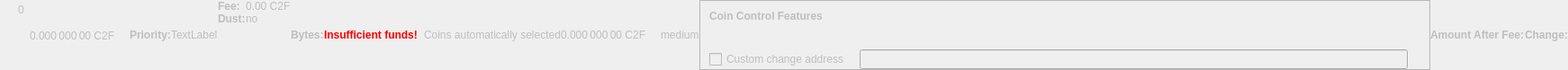
    <widget class="QWidget" name="dummyHideWidget" native="true">
     <property name="enabled">
      <bool>false</bool>
     </property>
     <property name="maximumSize">
      <size>
       <width>100</width>
       <height>22</height>
      </size>
     </property>
     <layout class="QHBoxLayout" name="dummyHideLayout">
      <property name="spacing">
       <number>0</number>
      </property>
      <property name="leftMargin">
       <number>0</number>
      </property>
      <property name="topMargin">
       <number>0</number>
      </property>
      <property name="rightMargin">
       <number>0</number>
      </property>
      <property name="bottomMargin">
       <number>0</number>
      </property>
      <item>
       <layout class="QFormLayout" name="formLayoutCoinControl1">
        <property name="horizontalSpacing">
         <number>10</number>
        </property>
        <property name="verticalSpacing">
         <number>14</number>
        </property>
        <property name="leftMargin">
         <number>10</number>
        </property>
        <property name="topMargin">
         <number>4</number>
        </property>
        <property name="rightMargin">
         <number>6</number>
        </property>
        <item row="0" column="1">
         <widget class="QLabel" name="labelCoinControlBytes">
          <property name="cursor">
           <cursorShape>IBeamCursor</cursorShape>
          </property>
          <property name="contextMenuPolicy">
           <enum>Qt::ActionsContextMenu</enum>
          </property>
          <property name="text">
           <string notr="true">0</string>
          </property>
          <property name="textInteractionFlags">
           <set>Qt::LinksAccessibleByMouse|Qt::TextSelectableByKeyboard|Qt::TextSelectableByMouse</set>
          </property>
         </widget>
        </item>
       </layout>
      </item>
      <item>
       <widget class="QLabel" name="labelCoinControlAfterFee">
        <property name="enabled">
         <bool>false</bool>
        </property>
        <property name="sizePolicy">
         <sizepolicy hsizetype="Fixed" vsizetype="Fixed">
          <horstretch>0</horstretch>
          <verstretch>0</verstretch>
         </sizepolicy>
        </property>
        <property name="minimumSize">
         <size>
          <width>111</width>
          <height>12</height>
         </size>
        </property>
        <property name="maximumSize">
         <size>
          <width>111</width>
          <height>12</height>
         </size>
        </property>
        <property name="cursor">
         <cursorShape>IBeamCursor</cursorShape>
        </property>
        <property name="contextMenuPolicy">
         <enum>Qt::ActionsContextMenu</enum>
        </property>
        <property name="text">
         <string notr="true">0.000 000 00 C2F</string>
        </property>
        <property name="textInteractionFlags">
         <set>Qt::LinksAccessibleByMouse|Qt::TextSelectableByKeyboard|Qt::TextSelectableByMouse</set>
        </property>
       </widget>
      </item>
      <item>
       <widget class="QLabel" name="labelCoinControlPriorityText">
        <property name="enabled">
         <bool>false</bool>
        </property>
        <property name="font">
         <font>
          <weight>75</weight>
          <bold>true</bold>
         </font>
        </property>
        <property name="text">
         <string>Priority:</string>
        </property>
       </widget>
      </item>
      <item>
       <layout class="QHBoxLayout" name="horizontalLayout">
        <item>
         <widget class="QLabel" name="WarningLabel">
          <property name="text">
           <string>TextLabel</string>
          </property>
         </widget>
        </item>
       </layout>
      </item>
      <item>
       <layout class="QFormLayout" name="formLayoutCoinControl3">
        <property name="horizontalSpacing">
         <number>0</number>
        </property>
        <property name="verticalSpacing">
         <number>0</number>
        </property>
        <property name="leftMargin">
         <number>0</number>
        </property>
        <property name="topMargin">
         <number>0</number>
        </property>
        <property name="rightMargin">
         <number>0</number>
        </property>
        <item row="0" column="0">
         <widget class="QLabel" name="labelCoinControlFeeText">
          <property name="enabled">
           <bool>false</bool>
          </property>
          <property name="font">
           <font>
            <weight>75</weight>
            <bold>true</bold>
           </font>
          </property>
          <property name="text">
           <string>Fee:</string>
          </property>
          <property name="margin">
           <number>0</number>
          </property>
         </widget>
        </item>
        <item row="0" column="1">
         <widget class="QLabel" name="labelCoinControlFee">
          <property name="enabled">
           <bool>false</bool>
          </property>
          <property name="cursor">
           <cursorShape>IBeamCursor</cursorShape>
          </property>
          <property name="contextMenuPolicy">
           <enum>Qt::ActionsContextMenu</enum>
          </property>
          <property name="text">
           <string notr="true">0.00 C2F</string>
          </property>
          <property name="textInteractionFlags">
           <set>Qt::LinksAccessibleByMouse|Qt::TextSelectableByKeyboard|Qt::TextSelectableByMouse</set>
          </property>
         </widget>
        </item>
        <item row="1" column="0">
         <widget class="QLabel" name="labelCoinControlLowOutputText">
          <property name="enabled">
           <bool>false</bool>
          </property>
          <property name="font">
           <font>
            <weight>75</weight>
            <bold>true</bold>
           </font>
          </property>
          <property name="text">
           <string>Dust:</string>
          </property>
         </widget>
        </item>
        <item row="1" column="1">
         <widget class="QLabel" name="labelCoinControlLowOutput">
          <property name="enabled">
           <bool>false</bool>
          </property>
          <property name="cursor">
           <cursorShape>IBeamCursor</cursorShape>
          </property>
          <property name="contextMenuPolicy">
           <enum>Qt::ActionsContextMenu</enum>
          </property>
          <property name="text">
           <string>no</string>
          </property>
          <property name="textInteractionFlags">
           <set>Qt::LinksAccessibleByMouse|Qt::TextSelectableByKeyboard|Qt::TextSelectableByMouse</set>
          </property>
         </widget>
        </item>
       </layout>
      </item>
      <item>
       <widget class="QLabel" name="labelCoinControlBytesText">
        <property name="enabled">
         <bool>false</bool>
        </property>
        <property name="font">
         <font>
          <weight>75</weight>
          <bold>true</bold>
         </font>
        </property>
        <property name="text">
         <string>Bytes:</string>
        </property>
       </widget>
      </item>
      <item>
       <layout class="QFormLayout" name="formLayoutCoinControl2">
        <property name="horizontalSpacing">
         <number>0</number>
        </property>
        <property name="verticalSpacing">
         <number>0</number>
        </property>
        <property name="leftMargin">
         <number>0</number>
        </property>
        <property name="topMargin">
         <number>0</number>
        </property>
        <property name="rightMargin">
         <number>0</number>
        </property>
       </layout>
      </item>
      <item>
       <layout class="QHBoxLayout" name="horizontalLayoutCoinControl2">
        <property name="spacing">
         <number>0</number>
        </property>
        <property name="bottomMargin">
         <number>0</number>
        </property>
       </layout>
      </item>
      <item>
       <widget class="QLabel" name="labelCoinControlInsuffFunds">
        <property name="enabled">
         <bool>false</bool>
        </property>
        <property name="minimumSize">
         <size>
          <width>0</width>
          <height>0</height>
         </size>
        </property>
        <property name="font">
         <font>
          <weight>75</weight>
          <bold>true</bold>
         </font>
        </property>
        <property name="styleSheet">
         <string notr="true">color:red;font-weight:bold;</string>
        </property>
        <property name="text">
         <string>Insufficient funds!</string>
        </property>
        <property name="margin">
         <number>5</number>
        </property>
       </widget>
      </item>
      <item>
       <layout class="QFormLayout" name="formLayoutCoinControl4">
        <property name="horizontalSpacing">
         <number>0</number>
        </property>
        <property name="verticalSpacing">
         <number>0</number>
        </property>
        <property name="leftMargin">
         <number>0</number>
        </property>
        <property name="topMargin">
         <number>0</number>
        </property>
        <property name="rightMargin">
         <number>0</number>
        </property>
       </layout>
      </item>
      <item>
       <widget class="QLabel" name="labelCoinControlChangeLabel">
        <property name="enabled">
         <bool>false</bool>
        </property>
        <property name="sizePolicy">
         <sizepolicy hsizetype="Preferred" vsizetype="Expanding">
          <horstretch>0</horstretch>
          <verstretch>0</verstretch>
         </sizepolicy>
        </property>
        <property name="minimumSize">
         <size>
          <width>0</width>
          <height>0</height>
         </size>
        </property>
        <property name="text">
         <string/>
        </property>
        <property name="margin">
         <number>3</number>
        </property>
       </widget>
      </item>
      <item>
       <widget class="QLabel" name="labelCoinControlAutomaticallySelected">
        <property name="enabled">
         <bool>false</bool>
        </property>
        <property name="sizePolicy">
         <sizepolicy hsizetype="Fixed" vsizetype="Fixed">
          <horstretch>0</horstretch>
          <verstretch>0</verstretch>
         </sizepolicy>
        </property>
        <property name="minimumSize">
         <size>
          <width>0</width>
          <height>0</height>
         </size>
        </property>
        <property name="maximumSize">
         <size>
          <width>240</width>
          <height>16777215</height>
         </size>
        </property>
        <property name="text">
         <string>Coins automatically selected</string>
        </property>
        <property name="margin">
         <number>5</number>
        </property>
       </widget>
      </item>
      <item>
       <widget class="QLabel" name="labelCoinControlChange">
        <property name="enabled">
         <bool>false</bool>
        </property>
        <property name="sizePolicy">
         <sizepolicy hsizetype="Fixed" vsizetype="Fixed">
          <horstretch>0</horstretch>
          <verstretch>0</verstretch>
         </sizepolicy>
        </property>
        <property name="minimumSize">
         <size>
          <width>111</width>
          <height>0</height>
         </size>
        </property>
        <property name="maximumSize">
         <size>
          <width>111</width>
          <height>16777215</height>
         </size>
        </property>
        <property name="cursor">
         <cursorShape>IBeamCursor</cursorShape>
        </property>
        <property name="contextMenuPolicy">
         <enum>Qt::ActionsContextMenu</enum>
        </property>
        <property name="text">
         <string notr="true">0.000 000 00 C2F</string>
        </property>
        <property name="textInteractionFlags">
         <set>Qt::LinksAccessibleByMouse|Qt::TextSelectableByKeyboard|Qt::TextSelectableByMouse</set>
        </property>
       </widget>
      </item>
      <item>
       <widget class="QLabel" name="labelCoinControlPriority">
        <property name="enabled">
         <bool>false</bool>
        </property>
        <property name="cursor">
         <cursorShape>IBeamCursor</cursorShape>
        </property>
        <property name="contextMenuPolicy">
         <enum>Qt::ActionsContextMenu</enum>
        </property>
        <property name="text">
         <string>medium</string>
        </property>
        <property name="textInteractionFlags">
         <set>Qt::LinksAccessibleByMouse|Qt::TextSelectableByKeyboard|Qt::TextSelectableByMouse</set>
        </property>
       </widget>
      </item>
      <item>
       <widget class="QFrame" name="frameCoinControl">
        <property name="sizePolicy">
         <sizepolicy hsizetype="Expanding" vsizetype="Expanding">
          <horstretch>0</horstretch>
          <verstretch>0</verstretch>
         </sizepolicy>
        </property>
        <property name="maximumSize">
         <size>
          <width>16777215</width>
          <height>16777215</height>
         </size>
        </property>
        <property name="frameShape">
         <enum>QFrame::StyledPanel</enum>
        </property>
        <property name="frameShadow">
         <enum>QFrame::Sunken</enum>
        </property>
        <layout class="QVBoxLayout" name="verticalLayoutCoinControl2_2">
         <property name="spacing">
          <number>0</number>
         </property>
         <property name="leftMargin">
          <number>0</number>
         </property>
         <property name="topMargin">
          <number>0</number>
         </property>
         <property name="rightMargin">
          <number>0</number>
         </property>
         <property name="bottomMargin">
          <number>0</number>
         </property>
         <item>
          <layout class="QVBoxLayout" name="verticalLayoutCoinControl" stretch="0,0,0,1">
           <property name="spacing">
            <number>0</number>
           </property>
           <property name="leftMargin">
            <number>10</number>
           </property>
           <property name="topMargin">
            <number>10</number>
           </property>
           <item>
            <layout class="QHBoxLayout" name="horizontalLayoutCoinControl1">
             <property name="bottomMargin">
              <number>15</number>
             </property>
             <item>
              <widget class="QLabel" name="labelCoinControlFeatures">
               <property name="enabled">
                <bool>false</bool>
               </property>
               <property name="sizePolicy">
                <sizepolicy hsizetype="Preferred" vsizetype="Maximum">
                 <horstretch>0</horstretch>
                 <verstretch>0</verstretch>
                </sizepolicy>
               </property>
               <property name="font">
                <font>
                 <weight>75</weight>
                 <bold>true</bold>
                </font>
               </property>
               <property name="styleSheet">
                <string notr="true">font-weight:bold;</string>
               </property>
               <property name="text">
                <string>Coin Control Features</string>
               </property>
              </widget>
             </item>
            </layout>
           </item>
           <item>
            <widget class="QWidget" name="widgetCoinControl" native="true">
             <property name="sizePolicy">
              <sizepolicy hsizetype="Preferred" vsizetype="Preferred">
               <horstretch>0</horstretch>
               <verstretch>0</verstretch>
              </sizepolicy>
             </property>
             <property name="minimumSize">
              <size>
               <width>0</width>
               <height>0</height>
              </size>
             </property>
             <property name="styleSheet">
              <string notr="true"/>
             </property>
             <layout class="QHBoxLayout" name="horizontalLayoutCoinControl5_2">
              <property name="leftMargin">
               <number>0</number>
              </property>
              <property name="topMargin">
               <number>0</number>
              </property>
              <property name="rightMargin">
               <number>0</number>
              </property>
              <property name="bottomMargin">
               <number>0</number>
              </property>
              <item>
               <layout class="QHBoxLayout" name="horizontalLayoutCoinControl3">
                <property name="spacing">
                 <number>20</number>
                </property>
                <property name="topMargin">
                 <number>0</number>
                </property>
                <property name="bottomMargin">
                 <number>10</number>
                </property>
               </layout>
              </item>
             </layout>
            </widget>
           </item>
           <item>
            <layout class="QHBoxLayout" name="horizontalLayoutCoinControl4" stretch="0,0,0">
             <property name="spacing">
              <number>12</number>
             </property>
             <property name="sizeConstraint">
              <enum>QLayout::SetDefaultConstraint</enum>
             </property>
             <property name="topMargin">
              <number>5</number>
             </property>
             <property name="rightMargin">
              <number>5</number>
             </property>
             <item>
              <widget class="QCheckBox" name="checkBoxCoinControlChange">
               <property name="enabled">
                <bool>false</bool>
               </property>
               <property name="toolTip">
                <string>If this is activated, but the change address is empty or invalid, change will be sent to a newly generated address.</string>
               </property>
               <property name="text">
                <string>Custom change address</string>
               </property>
              </widget>
             </item>
             <item>
              <widget class="QValidatedLineEdit" name="lineEditCoinControlChange">
               <property name="enabled">
                <bool>false</bool>
               </property>
               <property name="sizePolicy">
                <sizepolicy hsizetype="Expanding" vsizetype="Fixed">
                 <horstretch>0</horstretch>
                 <verstretch>0</verstretch>
                </sizepolicy>
               </property>
              </widget>
             </item>
             <item>
              <widget class="QLabel" name="labelCoinControlChangeLabel_2">
               <property name="sizePolicy">
                <sizepolicy hsizetype="Preferred" vsizetype="Expanding">
                 <horstretch>0</horstretch>
                 <verstretch>0</verstretch>
                </sizepolicy>
               </property>
               <property name="minimumSize">
                <size>
                 <width>0</width>
                 <height>0</height>
                </size>
               </property>
               <property name="text">
                <string/>
               </property>
               <property name="margin">
                <number>3</number>
               </property>
              </widget>
             </item>
            </layout>
           </item>
           <item>
            <spacer name="verticalSpacerCoinControl">
             <property name="orientation">
              <enum>Qt::Vertical</enum>
             </property>
             <property name="sizeHint" stdset="0">
              <size>
               <width>800</width>
               <height>1</height>
              </size>
             </property>
            </spacer>
           </item>
          </layout>
         </item>
        </layout>
       </widget>
      </item>
      <item>
       <widget class="QLabel" name="labelCoinControlAfterFeeText">
        <property name="enabled">
         <bool>false</bool>
        </property>
        <property name="minimumSize">
         <size>
          <width>0</width>
          <height>0</height>
         </size>
        </property>
        <property name="maximumSize">
         <size>
          <width>16777215</width>
          <height>16777215</height>
         </size>
        </property>
        <property name="font">
         <font>
          <weight>75</weight>
          <bold>true</bold>
         </font>
        </property>
        <property name="text">
         <string>Amount After Fee:</string>
        </property>
        <property name="alignment">
         <set>Qt::AlignLeading|Qt::AlignLeft|Qt::AlignVCenter</set>
        </property>
        <property name="margin">
         <number>0</number>
        </property>
       </widget>
      </item>
      <item>
       <widget class="QLabel" name="labelCoinControlChangeText">
        <property name="enabled">
         <bool>false</bool>
        </property>
        <property name="sizePolicy">
         <sizepolicy hsizetype="Preferred" vsizetype="Preferred">
          <horstretch>0</horstretch>
          <verstretch>0</verstretch>
         </sizepolicy>
        </property>
        <property name="minimumSize">
         <size>
          <width>0</width>
          <height>0</height>
         </size>
        </property>
        <property name="maximumSize">
         <size>
          <width>16777215</width>
          <height>16777215</height>
         </size>
        </property>
        <property name="font">
         <font>
          <weight>75</weight>
          <bold>true</bold>
         </font>
        </property>
        <property name="text">
         <string>Change:</string>
        </property>
        <property name="alignment">
         <set>Qt::AlignLeading|Qt::AlignLeft|Qt::AlignVCenter</set>
        </property>
       </widget>
      </item>
     </layout>
    </widget>
